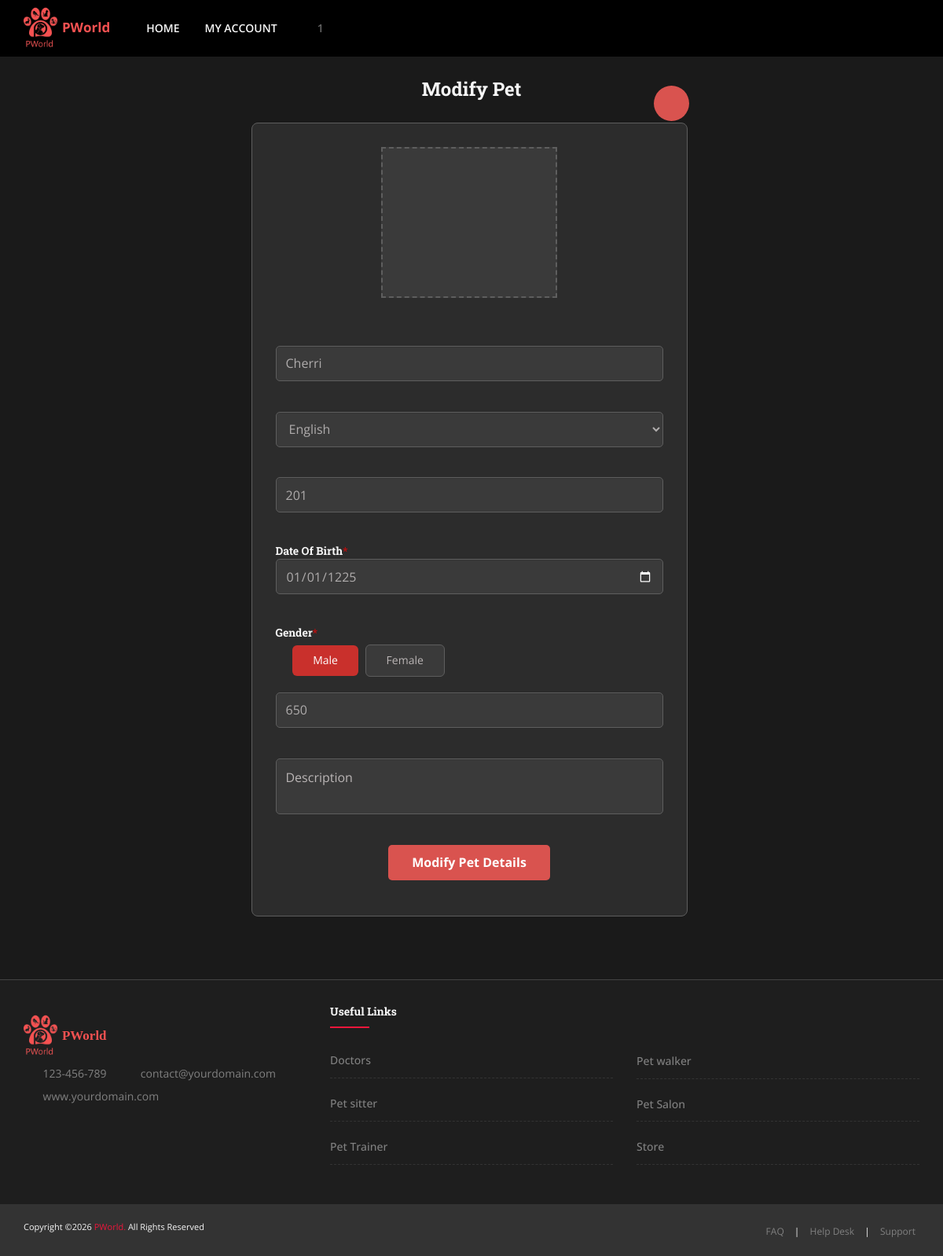
/Modify_Pets/1/ (signed in), run on the app's committed database.
### P_World_App/models.py (models this page shows, shortened)
class New_Pet(models.Model):
    fk_customer = models.ForeignKey(User_Details, on_delete=models.CASCADE, null=True, blank=True)
    pet_name = models.CharField(max_length=250, null=True, blank=True)
    type_of_pet = models.CharField(max_length=500, null=True, blank=True)
    breed = models.CharField(max_length=250, null=True, blank=True)
    birth_date = models.DateField(null=True, blank=True)
    age = models.CharField(max_length=25, null=True, blank=True)
    gender = models.CharField(max_length=250, null=True, blank=True)
    weight = models.CharField(max_length=250, null=True, blank=True)
    pet_description = models.TextField(null=True, blank=True)
    pet_image = models.ImageField(upload_to='pet_image/', null=True, blank=True)
    created_datetime = models.DateTimeField(null=True, blank=True)

class PetMaster(models.Model):
    name = models.CharField(max_length=100, null=True, blank=True)

### P_World_App/views_manoj.py (the view)
# urls.py: path('Modify_Pets/<int:id>/',Edit_Pet, name='Edit_Pet'),
@cache_control(no_cache=True, must_revalidate=True, no_store=True)
def Edit_Pet(request,id):
    if request.session.get('customer_email'):
        pets = New_Pet.objects.filter(id = id)[0]
        category_pet = PetMaster.objects.all()
        return render(request,'customer/Edit_Pets.html',{'pets':pets,'category_pet':category_pet,'Item_count':Cart_Count(request)})
    else:
        return redirect("/")

### P_World_App/views_manoj.py (called while the page is built)
def Cart_Count(request):
    if request.session.get('customer_id'):
        user_obj = User_Details.objects.filter(id = request.session.get('customer_id'))[0]
        Item_count = AddtoCart.objects.filter(fk_user = user_obj).count()
        return Item_count
    else:
        return redirect("/index/")

### P_World_App/templates/customer/Edit_Pets.html (shortened to what this page needs)
{% load static %}
{% include 'customer/header.html' %}
<div class="main-content">
	<div class='container text-center'>
		<div class="row" style="margin: 1.5rem 1rem 1rem 1rem;">
			<div class="col-lg-3"></div>
			<div class="col-lg-6" style="position: relative;">
				<h3>Modify Pet</h3>
				<button class="back-btn" onclick="window.location.href='/pets/'" title="Go Back">
					<i class="fa fa-arrow-left" aria-hidden="true"></i>
				</button>
			</div>
			<div class="col-lg-3"></div>
		</div>
		<div class="row">
			<div class="col-md-3"></div>
			<div class="col-md-6">
				<div class='card shadow text-center'>
					<div class="mb-3">
						<label for="pet_img" class="attachment" id='show_img' style='height: 12rem; width: 14rem; background-image: url("{{pets.pet_image.url}}");'>
						</label><br>
						<br>
						<input type="text" class="form-control" id="name" name="Name" placeholder="Pet Name*" value="{{pets.pet_name}}">
						<br>
						<select id='pet_type' class="form-control">
							{% for i in category_pet %}
							<option {% if pets.type_of_pet == i.name %} selected {% endif %} value='{{i.name}}' style='background:rgb(50 48 48);color:#bbb6b6;'>{{i.name}}</option>
							{% endfor %}
						</select>
						<br>
						<input type="text" class="form-control" id="breed" name="Breed" placeholder="Pet Breed*" value="{{pets.breed}}">
						<br>
						<h5 style='margin:0;' class='text-left'> Date Of Birth<span style='color:#ff0000ad'>*</span></h5>
						<input type='date' id='birth_date' class="form-control" placeholder='Birth Date*' value="{{pets.birth_date |date:'Y-m-d' }}" max="{% now 'Y-m-d' %}">
						<br>
						<h5 style='margin:0;' class='text-left mb-5'> Gender<span style='color:#ff0000ad'>*</span></h5>
						<label class='gender-btn {% if pets.gender == "male" %} gender-btn-selected {% else %} gender-btn-unselected {% endif %} mr-5' id='label_male' style='margin-left: -16rem;' for="Male" onclick='changeSelect()'>Male
						</label>
						<label class='gender-btn {% if pets.gender == "female" %} gender-btn-selected {% else %} gender-btn-unselected {% endif %}ml-4' id='label_female' for="Female" onclick='changeSelect()'> Female
						</label>
						<input type="text" class="form-control mt-5" id="weight" oninput="this.value = this.value.replace(/[^0-9.]/g, '').replace(/(\..*)\./g, '$1');" placeholder="Pet Weight (Kg)*" value="{{pets.weight}}">
						<br>
						<textarea class="form-control" id="description" placeholder="Description">{{pets.pet_description}}</textarea>
						<br>
						<button class="login-btn nextBtn btn-danger btn-lg" onclick="save()">Modify Pet Details</button>
					</div>
				</div>
			</div>
			<div class="col-md-3"></div>
		</div>
	</div>
</div>
{% include 'customer/footer.html' %}

### static/css/style-main-dark.css (style rules this page uses)
body.dark { background-color: #1e1e1e !important; }
.dark h1, .dark h2, .dark h3, .dark h4, .dark h5, .dark h6, .dark .h1, .dark .h2, .dark .h3, .dark .h4, .dark .h5, .dark .h6 { color: #d5d5d5; }
.dark .form-control { background: rgba(0, 0, 0, 0.2); border-color: #333333; }

### static/css/utility-classes.css (style rules this page uses)
.mb-5 { margin-bottom: 5px !important; }
.mr-5 { margin-right: 5px !important; }
.mt-5 { margin-top: 5px !important; }

### P_World_App/templates/customer/header.html (style rules this page uses)
.form-control { color:#afacac; }

### P_World_App/templates/customer/Edit_Pets.html (style rules this page uses)
body, html { background-color: #1a1a1a !important; color: #f7f7f7 !important; }
.main-content { background-color: #1a1a1a; min-height: 100vh; padding-bottom: 80px; }
.card { background-color: #2c2c2c !important; border: 1px solid #5e5e5e; color: #f7f7f7; padding: 30px; border-radius: 8px; position: relative; }
h3 { color: #f7f7f7 !important; margin-top: 0; }
h5 { color: #f7f7f7 !important; }
.form-control { background-color: #3a3a3a !important; border: 1px solid #5e5e5e !important; color: #afacac !important; padding: 12px; font-size: 16px; border-radius: 5px; }
.form-control::placeholder { color: #bbb6b6 !important; }
select.form-control option { background: rgb(50 48 48); color: #bbb6b6; }
.login-btn { background-color: #d9534f; border: none; color: white; padding: 12px 30px; font-size: 16px; font-weight: bold; border-radius: 5px; cursor: pointer; transition: background-color 0.3s; }
.back-btn { position: absolute; top: 13px; right: 0; background-color: #d9534f; border: none; color: white; width: 45px; height: 45px; border-radius: 50%; cursor: pointer; transition: background-color 0.3s; z-index: 10; display: flex; align-items: center; justify-content: center; }
.back-btn i { font-size: 18px; }
#show_img { background-size: contain; background-repeat: no-repeat; background-position: center; background-color: #3a3a3a; border: 2px dashed #5e5e5e !important; }
.attachment { cursor: pointer; }
.gender-btn { padding: 10px 26px; line-height: 1.3333333; border-radius: 6px; font-family: inherit; -webkit-appearance: button; cursor: pointer; }
.gender-btn-selected { color: #fff; background-color: #c9302c; border-color: #ac2925; }
.gender-btn-unselected { background: #3a3a3a; color: #bbb6b6; border: 1px solid #5e5e5e; }
.mb-3 > * { margin-bottom: 15px; }
.form-control { overflow: visible !important; }
select.form-control { overflow: visible !important; }

### data on the page
New_Pet: Name "Cherri", type_of_pet.name "English", Breed "201", birth_date "01/01/1225", weight "650"

### other printed values
{{ Item_count }} "1"
